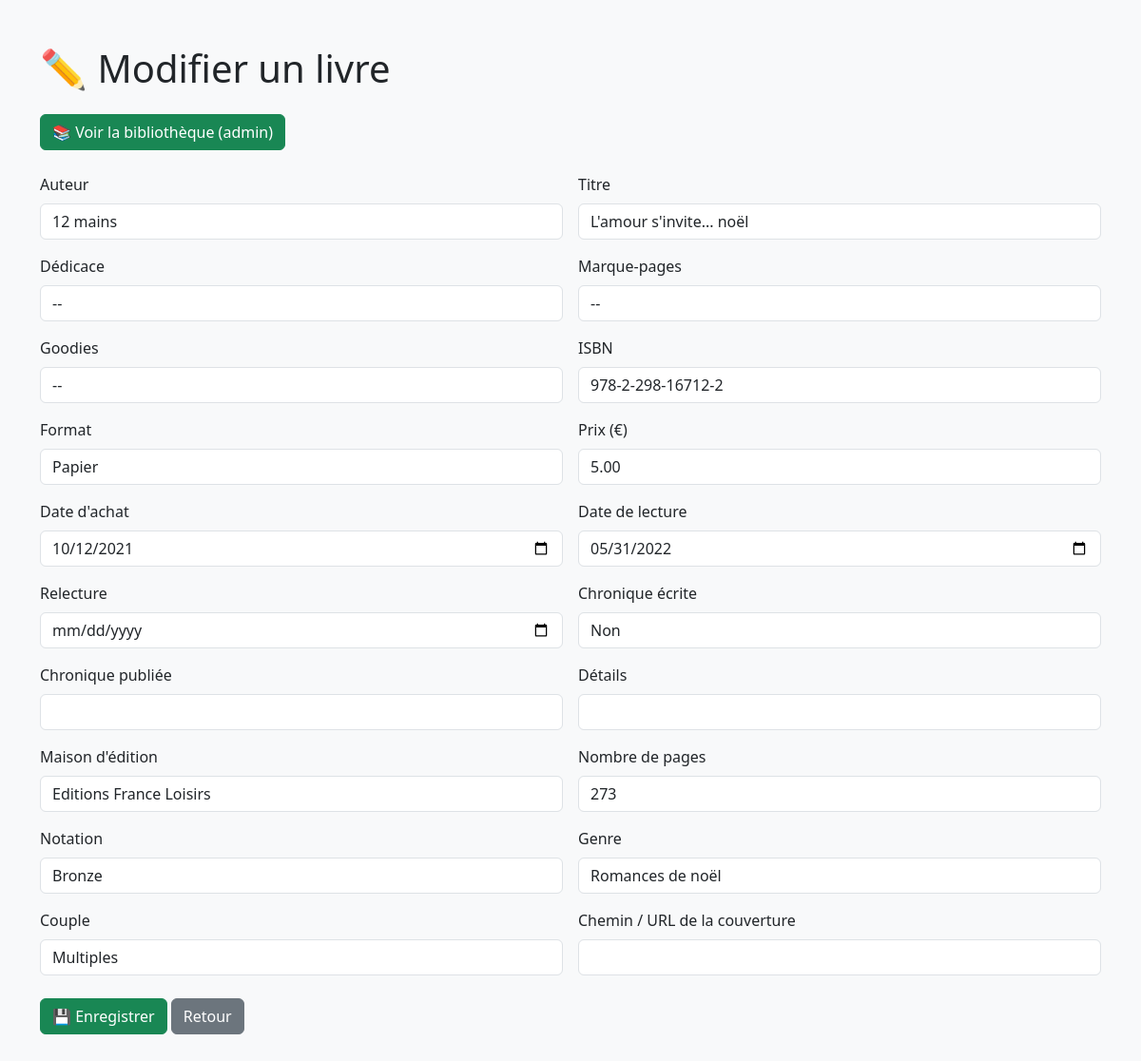
The page /27.06/update.php?id=1 on the database its author committed.
### tables this page shows
CREATE TABLE `library` (
  `ID` int(11) NOT NULL,
  `Auteur` varchar(50) NOT NULL,
  `Titre` varchar(62) NOT NULL,
  `Dedicace` varchar(3) NOT NULL,
  `Marquepages` varchar(30) DEFAULT NULL,
  `Goodies` varchar(30) DEFAULT NULL,
  `ISBN` varchar(17) DEFAULT NULL,
  `Format` varchar(14) DEFAULT NULL,
  `Prix` decimal(10,2) DEFAULT NULL,
  `Date_achat` varchar(10) DEFAULT NULL,
  `Date_lecture` date DEFAULT NULL,
  `Relecture` date DEFAULT NULL,
  `Chronique_ecrite` varchar(30) DEFAULT NULL,
  `Chronique_publiee` varchar(30) DEFAULT NULL,
  `Details` varchar(255) DEFAULT NULL,
  `Maison_edition` varchar(39) DEFAULT NULL,
  `Nombre_pages` varchar(4) DEFAULT NULL,
  `Notation` varchar(13) DEFAULT NULL,
  `Genre` varchar(28) DEFAULT NULL,
  `Couverture` varchar(255) DEFAULT NULL,
  `Couple` varchar(37) DEFAULT NULL
);

### 27.06/update.php (the view, shortened to what this page needs)
<?php
include 'connexion.php';
$id = $_GET['id'] ?? null;
$stmt = $pdo->prepare("SELECT * FROM library WHERE ID = ?");
$stmt->execute([$id]);
$book = $stmt->fetch(PDO::FETCH_ASSOC);
function input($label, $name, $type = 'text', $size = 6)
{
  global $book;
  $value = htmlspecialchars($book[$name] ?? '');
  echo "<div class='col-md-$size'>
            <label class='form-label'>$label</label>
            <input type='$type' name='$name' class='form-control' value=\"$value\">
          </div>";
}
function selectOuiNon($label, $name, $size = 6)
{
  global $book;
  $value = $book[$name] ?? '';
  echo "<div class='col-md-$size'>
          <label class='form-label'>$label</label>
          <select name='$name' class='form-control'>
            <option value=''>--</option>
            <option value='Oui'" . ($value === 'Oui' ? ' selected' : '') . ">Oui</option>
            <option value='Non'" . ($value === 'Non' ? ' selected' : '') . ">Non</option>
          </select>
        </div>";
}
?>
<!DOCTYPE html>
<html lang="fr">
<head>
  <link href="https://cdn.jsdelivr.net/npm/bootstrap@5.3.6/dist/css/bootstrap.min.css" rel="stylesheet" />
</head>
<body class="bg-light">
  <div class="container py-5">
    <h1 class="mb-4">✏️ Modifier un livre</h1>
    <a href="/php/admin_book.php" class="btn btn-success mb-4">📚 Voir la bibliothèque (admin)</a>
    <form method="POST" class="row g-3">
      <?php
      input('Auteur', 'Auteur');
      selectOuiNon('Dédicace', 'Dedicace');
      ?>
      <div class="col-12 mt-4">
        <button type="submit" class="btn btn-success">💾 Enregistrer</button>
        <a href="admin_book.php" class="btn btn-secondary">Retour</a>
      </div>
    </form>
  </div>
</body>
</html>

### rows shown on the page
library: Auteur "12 mains", Titre "L'amour s'invite... noël", ISBN "978-2-298-16712-2", Format "Papier", Prix "5.00", Date_achat "10/12/2021", Date_lecture "05/31/2022", Chronique_ecrite "Non", Maison_edition "Editions France Loisirs", Nombre_pages "273", Notation "Bronze", Genre "Romances de noël", Couple "Multiples"

### other values the page prints
$label "Auteur Titre ISBN Format Prix (€) Date d'achat Date de lecture Relecture Chronique écrite Chronique publiée Détails Maison d'édition Nombre de pages Notation Genre Couple Chemin / URL de la couverture"
$label "Dédicace Marque-pages Goodies"
